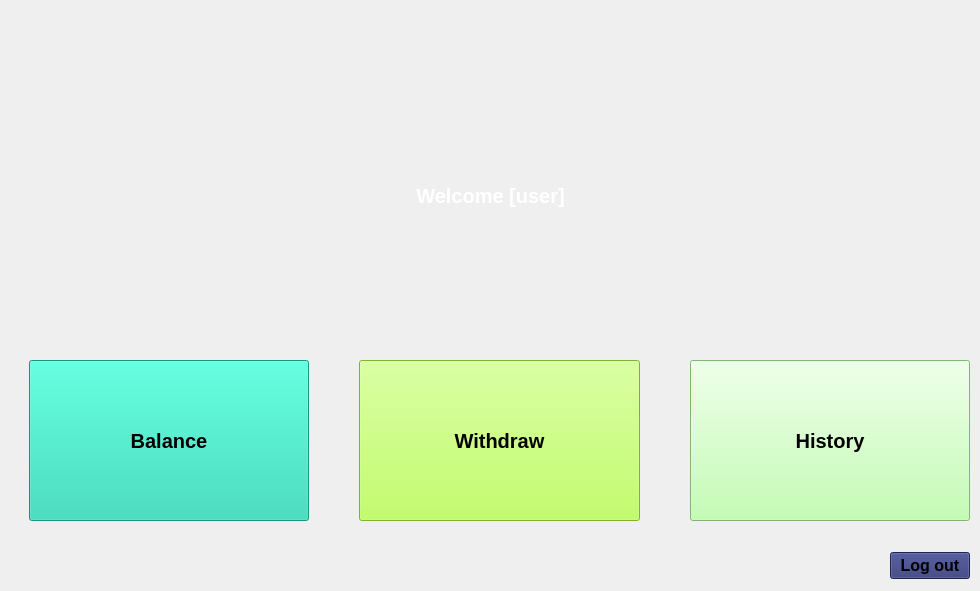
    <widget class="QWidget" name="home">
     <widget class="QLabel" name="labelHomeWelcome">
      <property name="geometry">
       <rect>
        <x>10</x>
        <y>180</y>
        <width>961</width>
        <height>31</height>
       </rect>
      </property>
      <property name="font">
       <font>
        <pointsize>15</pointsize>
        <bold>true</bold>
       </font>
      </property>
      <property name="styleSheet">
       <string notr="true">color: rgb(255,255,255);</string>
      </property>
      <property name="text">
       <string>Welcome [user]</string>
      </property>
      <property name="alignment">
       <set>Qt::AlignCenter</set>
      </property>
     </widget>
     <widget class="QWidget" name="horizontalLayoutWidget">
      <property name="geometry">
       <rect>
        <x>29</x>
        <y>360</y>
        <width>941</width>
        <height>161</height>
       </rect>
      </property>
      <layout class="QHBoxLayout" name="horizontalLayout_2">
       <property name="spacing">
        <number>50</number>
       </property>
       <item>
        <widget class="QPushButton" name="btnBalance">
         <property name="sizePolicy">
          <sizepolicy hsizetype="Minimum" vsizetype="Expanding">
           <horstretch>0</horstretch>
           <verstretch>0</verstretch>
          </sizepolicy>
         </property>
         <property name="font">
          <font>
           <pointsize>15</pointsize>
           <bold>true</bold>
          </font>
         </property>
         <property name="styleSheet">
          <string notr="true">background-color: rgb(29, 211, 176);
color: rgb(0, 0, 0);</string>
         </property>
         <property name="text">
          <string>Balance</string>
         </property>
        </widget>
       </item>
       <item>
        <widget class="QPushButton" name="btnWithdraw">
         <property name="sizePolicy">
          <sizepolicy hsizetype="Minimum" vsizetype="Expanding">
           <horstretch>0</horstretch>
           <verstretch>0</verstretch>
          </sizepolicy>
         </property>
         <property name="font">
          <font>
           <pointsize>15</pointsize>
           <bold>true</bold>
          </font>
         </property>
         <property name="styleSheet">
          <string notr="true">color: rgb(0, 0, 0);
background-color: rgb(175, 252, 65);</string>
         </property>
         <property name="text">
          <string>Withdraw</string>
         </property>
        </widget>
       </item>
       <item>
        <widget class="QPushButton" name="btnHistory">
         <property name="sizePolicy">
          <sizepolicy hsizetype="Minimum" vsizetype="Expanding">
           <horstretch>0</horstretch>
           <verstretch>0</verstretch>
          </sizepolicy>
         </property>
         <property name="font">
          <font>
           <pointsize>15</pointsize>
           <bold>true</bold>
          </font>
         </property>
         <property name="styleSheet">
          <string notr="true">background-color: rgb(178, 255, 158);
color:rgb(0, 0, 0);</string>
         </property>
         <property name="text">
          <string>History</string>
         </property>
        </widget>
       </item>
      </layout>
     </widget>
     <widget class="QWidget" name="verticalLayoutWidget_2">
      <property name="geometry">
       <rect>
        <x>29</x>
        <y>550</y>
        <width>941</width>
        <height>32</height>
       </rect>
      </property>
      <layout class="QVBoxLayout" name="verticalLayout_2">
       <item alignment="Qt::AlignRight">
        <widget class="QPushButton" name="btnHomeLogout">
         <property name="sizePolicy">
          <sizepolicy hsizetype="Fixed" vsizetype="Fixed">
           <horstretch>0</horstretch>
           <verstretch>0</verstretch>
          </sizepolicy>
         </property>
         <property name="font">
          <font>
           <pointsize>12</pointsize>
           <bold>true</bold>
          </font>
         </property>
         <property name="layoutDirection">
          <enum>Qt::LeftToRight</enum>
         </property>
         <property name="styleSheet">
          <string notr="true">color: rgb(0, 0, 0);
background-color: rgb(44, 51, 115);</string>
         </property>
         <property name="text">
          <string>Log out</string>
         </property>
         <property name="autoDefault">
          <bool>false</bool>
         </property>
         <property name="default">
          <bool>false</bool>
         </property>
         <property name="flat">
          <bool>false</bool>
         </property>
        </widget>
       </item>
      </layout>
     </widget>
    </widget>
